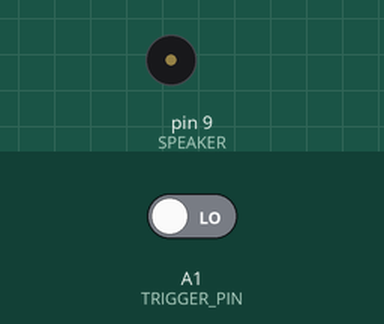
Recording of a sketch running on a simulated Arduino Uno, built with avr-gcc and run on an emulated ATmega328P. Parts: buzzer (waves = sounding). The test bench sets the inputs (shaded band); at power-on: A1 (TRIGGER_PIN) LOW.

Above: at 1.2 s.
1.3 s: A1 (TRIGGER_PIN) driven HIGH
At 4.1 s:
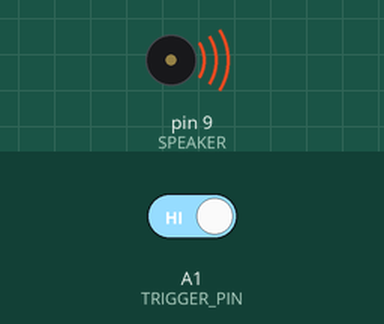
Timing chart, 0 to 6.6 s (numbered marks = the images above; inputs shaded):
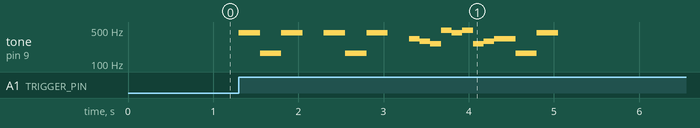

Measured:
- after the input at 1.3 s, tone on pin 9 (SPEAKER): plays 440 Hz for 0.25 s, 165 Hz for 0.25 s, 440 Hz for 0.25 s, 440 Hz for 0.25 s, 165 Hz for 0.25 s, 440 Hz for 0.25 s … (17 notes in this stretch), starting at once

The sketch:

doorbell.ino
```cpp
#include "pitches.h"

const int TRIGGER_PIN = A1;
const int SPEAKER = 9;

int notes[] = {
    NOTE_A4, NOTE_E3, NOTE_A4, 0,
    NOTE_A4, NOTE_E3, NOTE_A4, 0,
    NOTE_E4, NOTE_D4, NOTE_C4, NOTE_B4,
    NOTE_A4, NOTE_B4, NOTE_C4, NOTE_D4,
    NOTE_E4, NOTE_E3, NOTE_A4, 0
};

int times[] = {
    250, 250, 250, 250,
    250, 250, 250, 250,
    125, 125, 125, 125,
    125, 125, 125, 125,
    250, 250, 250, 250,
};

void setup()
{
    // N/A
}

void loop()
{
    if (digitalRead(TRIGGER_PIN)) {
        for (int i = 0; i < 20; i++) {
            tone(SPEAKER, notes[i], times[i]);
            delay(times[i]);
        }
        // If button is pressed while playing, wait for tone to end
        while(digitalRead(TRIGGER_PIN));
    }
}
```

pitches.h
```cpp
/*************************************************
 * Public Constants
 *************************************************/

#define NOTE_B0  31
#define NOTE_C1  33
#define NOTE_CS1 35
#define NOTE_D1  37
#define NOTE_DS1 39
#define NOTE_E1  41
#define NOTE_F1  44
#define NOTE_FS1 46
#define NOTE_G1  49
#define NOTE_GS1 52
#define NOTE_A1  55
#define NOTE_AS1 58
#define NOTE_B1  62
#define NOTE_C2  65
#define NOTE_CS2 69
#define NOTE_D2  73
#define NOTE_DS2 78
#define NOTE_E2  82
#define NOTE_F2  87
#define NOTE_FS2 93
#define NOTE_G2  98
#define NOTE_GS2 104
#define NOTE_A2  110
#define NOTE_AS2 117
#define NOTE_B2  123
#define NOTE_C3  131
#define NOTE_CS3 139
#define NOTE_D3  147
#define NOTE_DS3 156
#define NOTE_E3  165
#define NOTE_F3  175
#define NOTE_FS3 185
#define NOTE_G3  196
#define NOTE_GS3 208
#define NOTE_A3  220
#define NOTE_AS3 233
#define NOTE_B3  247
#define NOTE_C4  262
#define NOTE_CS4 277
#define NOTE_D4  294
#define NOTE_DS4 311
#define NOTE_E4  330
#define NOTE_F4  349
#define NOTE_FS4 370
#define NOTE_G4  392
#define NOTE_GS4 415
#define NOTE_A4  440
#define NOTE_AS4 466
#define NOTE_B4  494
#define NOTE_C5  523
#define NOTE_CS5 554
#define NOTE_D5  587
#define NOTE_DS5 622
#define NOTE_E5  659
#define NOTE_F5  698
#define NOTE_FS5 740
#define NOTE_G5  784
#define NOTE_GS5 831
#define NOTE_A5  880
#define NOTE_AS5 932
#define NOTE_B5  988
#define NOTE_C6  1047
#define NOTE_CS6 1109
#define NOTE_D6  1175
#define NOTE_DS6 1245
#define NOTE_E6  1319
#define NOTE_F6  1397
#define NOTE_FS6 1480
#define NOTE_G6  1568
#define NOTE_GS6 1661
#define NOTE_A6  1760
#define NOTE_AS6 1865
#define NOTE_B6  1976
#define NOTE_C7  2093
#define NOTE_CS7 2217
#define NOTE_D7  2349
#define NOTE_DS7 2489
#define NOTE_E7  2637
#define NOTE_F7  2794
#define NOTE_FS7 2960
#define NOTE_G7  3136
#define NOTE_GS7 3322
#define NOTE_A7  3520
#define NOTE_AS7 3729
#define NOTE_B7  3951
#define NOTE_C8  4186
#define NOTE_CS8 4435
#define NOTE_D8  4699
#define NOTE_DS8 4978
```
